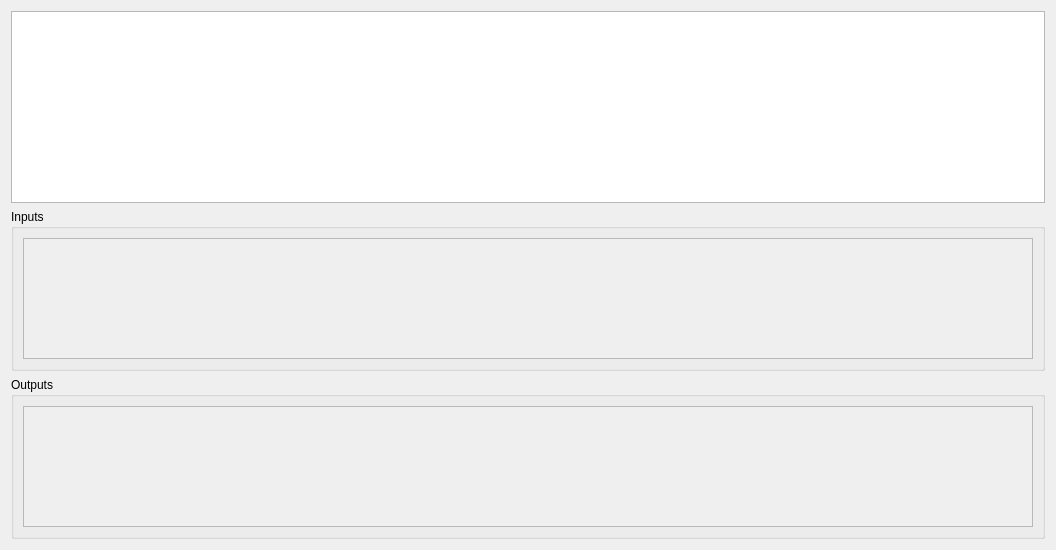
<?xml version="1.0" encoding="UTF-8"?>
<ui version="4.0">
 <class>QLogicCircuitSimView</class>
 <widget class="QWidget" name="QLogicCircuitSimView">
  <property name="geometry">
   <rect>
    <x>0</x>
    <y>0</y>
    <width>1056</width>
    <height>550</height>
   </rect>
  </property>
  <property name="windowTitle">
   <string>Form</string>
  </property>
  <layout class="QGridLayout" name="gridLayout">
   <item row="0" column="0">
    <widget class="QDiagramGraphicsView" name="diagramGraphicsView">
     <property name="minimumSize">
      <size>
       <width>250</width>
       <height>0</height>
      </size>
     </property>
     <property name="contextMenuPolicy">
      <enum>Qt::CustomContextMenu</enum>
     </property>
     <property name="viewportUpdateMode">
      <enum>QGraphicsView::FullViewportUpdate</enum>
     </property>
    </widget>
   </item>
   <item row="1" column="0">
    <widget class="QGroupBox" name="groupBox">
     <property name="title">
      <string>Inputs</string>
     </property>
     <layout class="QVBoxLayout" name="verticalLayout">
      <item>
       <widget class="QScrollArea" name="inputsScrollArea">
        <property name="widgetResizable">
         <bool>true</bool>
        </property>
        <widget class="QWidget" name="scrollAreaWidgetContents">
         <property name="geometry">
          <rect>
           <x>0</x>
           <y>0</y>
           <width>1016</width>
           <height>129</height>
          </rect>
         </property>
         <layout class="QGridLayout" name="inputsGridLayout">
          <item row="0" column="0">
           <widget class="QWidget" name="widget" native="true"/>
          </item>
         </layout>
        </widget>
       </widget>
      </item>
     </layout>
    </widget>
   </item>
   <item row="2" column="0">
    <widget class="QGroupBox" name="groupBox_2">
     <property name="title">
      <string>Outputs</string>
     </property>
     <layout class="QVBoxLayout" name="verticalLayout_2">
      <item>
       <widget class="QScrollArea" name="outputsScrollArea">
        <property name="widgetResizable">
         <bool>true</bool>
        </property>
        <widget class="QWidget" name="scrollAreaWidgetContents_2">
         <property name="geometry">
          <rect>
           <x>0</x>
           <y>0</y>
           <width>1016</width>
           <height>129</height>
          </rect>
         </property>
         <layout class="QVBoxLayout" name="outputsScrollAreadVerticalLayout">
          <item>
           <widget class="QWidget" name="widget_2" native="true"/>
          </item>
         </layout>
        </widget>
       </widget>
      </item>
     </layout>
    </widget>
   </item>
  </layout>
 </widget>
 <customwidgets>
  <customwidget>
   <class>QDiagramGraphicsView</class>
   <extends>QGraphicsView</extends>
   <header>qdiagramgraphicsview.h</header>
  </customwidget>
 </customwidgets>
 <resources/>
 <connections/>
</ui>
